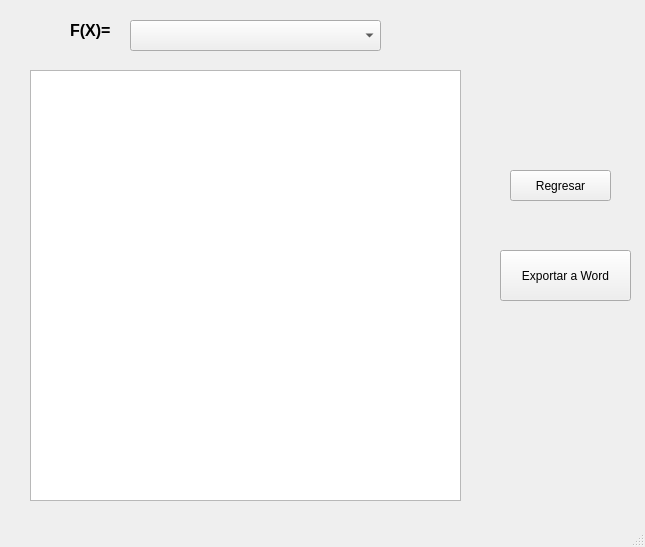
<?xml version="1.0" encoding="UTF-8"?>
<ui version="4.0">
 <class>MainWindow</class>
 <widget class="QMainWindow" name="MainWindow">
  <property name="geometry">
   <rect>
    <x>0</x>
    <y>0</y>
    <width>645</width>
    <height>547</height>
   </rect>
  </property>
  <property name="windowTitle">
   <string>MainWindow</string>
  </property>
  <widget class="QWidget" name="centralwidget">
   <widget class="QComboBox" name="cbFx">
    <property name="geometry">
     <rect>
      <x>130</x>
      <y>20</y>
      <width>251</width>
      <height>31</height>
     </rect>
    </property>
   </widget>
   <widget class="QLabel" name="label">
    <property name="geometry">
     <rect>
      <x>70</x>
      <y>20</y>
      <width>46</width>
      <height>21</height>
     </rect>
    </property>
    <property name="font">
     <font>
      <pointsize>12</pointsize>
      <weight>75</weight>
      <bold>true</bold>
     </font>
    </property>
    <property name="text">
     <string>F(X)=</string>
    </property>
   </widget>
   <widget class="QTextEdit" name="teSteps">
    <property name="geometry">
     <rect>
      <x>30</x>
      <y>70</y>
      <width>431</width>
      <height>431</height>
     </rect>
    </property>
   </widget>
   <widget class="QPushButton" name="btnRegresar">
    <property name="geometry">
     <rect>
      <x>510</x>
      <y>170</y>
      <width>101</width>
      <height>31</height>
     </rect>
    </property>
    <property name="text">
     <string>Regresar</string>
    </property>
   </widget>
   <widget class="QPushButton" name="btnWord">
    <property name="geometry">
     <rect>
      <x>500</x>
      <y>250</y>
      <width>131</width>
      <height>51</height>
     </rect>
    </property>
    <property name="text">
     <string>Exportar a Word</string>
    </property>
   </widget>
   <widget class="QLabel" name="lblExito">
    <property name="geometry">
     <rect>
      <x>520</x>
      <y>330</y>
      <width>46</width>
      <height>13</height>
     </rect>
    </property>
    <property name="text">
     <string/>
    </property>
   </widget>
  </widget>
  <widget class="QMenuBar" name="menubar">
   <property name="geometry">
    <rect>
     <x>0</x>
     <y>0</y>
     <width>645</width>
     <height>21</height>
    </rect>
   </property>
  </widget>
  <widget class="QStatusBar" name="statusbar"/>
 </widget>
 <resources/>
 <connections/>
</ui>
